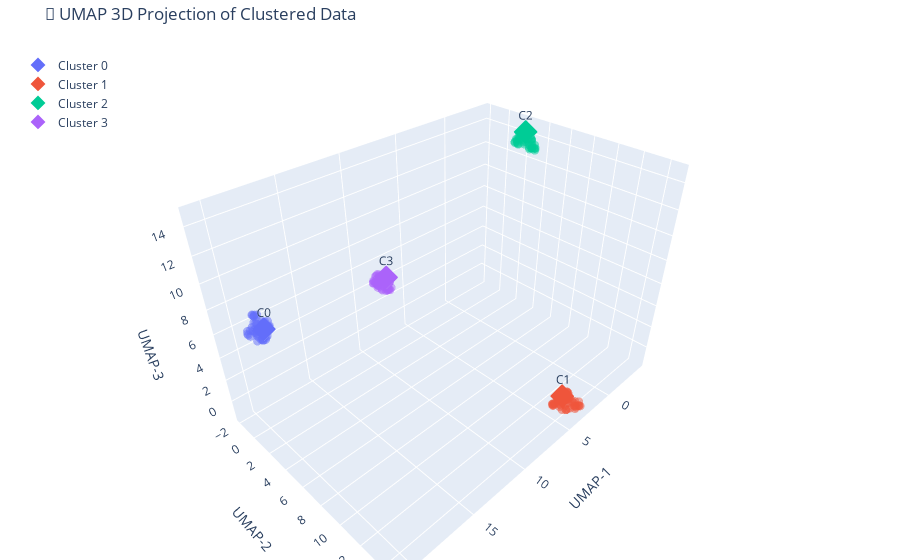

Write notebook code for a chart like this one.
### Code cell
fig = go.Figure()

unique_clusters = centroid_ids.copy()
colors = px.colors.qualitative.Plotly
cluster_color_map = {cluster_id: colors[i % len(colors)] for i, cluster_id in enumerate(unique_clusters)}

for cluster_id in unique_clusters:
    # Add points
    mask = point_cluster_ids == cluster_id
    fig.add_trace(go.Scatter3d(
        x=points_3d[mask, 0],
        y=points_3d[mask, 1],
        z=points_3d[mask, 2],
        mode='markers',
        marker=dict(
            size=3,
            color=cluster_color_map[cluster_id],
            opacity=0.5
        ),
        name=f'p - C{cluster_id}',
        showlegend=False
    ))


    # Add centroids
    mask = centroid_ids == cluster_id
    fig.add_trace(go.Scatter3d(
        x=centroids_3d[mask, 0],
        y=centroids_3d[mask, 1],
        z=centroids_3d[mask, 2],
        mode='markers+text',
        marker=dict(
            size=6,
            symbol='diamond',
            color=cluster_color_map[cluster_id],
            line=dict(
                color=cluster_color_map[cluster_id],
                width=5
            )
        ),
        name=f'Cluster {cluster_id}',
        text=f"C{cluster_id}",
        textposition="top center"
    ))

fig.update_layout(
    title="🌌 UMAP 3D Projection of Clustered Data",
    margin=dict(l=0, r=0, b=0, t=40),
    scene=dict(
        xaxis_title='UMAP-1',
        yaxis_title='UMAP-2',
        zaxis_title='UMAP-3',
        bgcolor='white'
    ),
    legend=dict(x=0.02, y=0.98),
    showlegend=True
)

fig.show()

### Figure 1 — Plotly figure (JSON) as saved in the notebook; plotly's stock layout.template omitted (floating-point values rounded to 4 significant figures)
{"data": [{"marker": {"color": "#636EFA", "opacity": 0.5, "size": 3}, "mode": "markers", "name": "p - C0", "showlegend": false, "type": "scatter3d", "x": [19.83, 19.83, 19.66, 19.26, 19.61, 20.0, 19.31, 20.08, 19.83, 19.47, 19.86, 19.54, 19.49, 19.64, 19.21, 19.74, 19.74, 20.55, 19.79, 19.28, 19.65, 19.7, 20.42, 19.06, 19.55, 19.56, 19.62, 20.48, 19.63, 19.63, 19.38, 19.51, 20.48, 19.85, 19.75, 19.41, 20.11, 19.8, 19.19, 19.57, 18.97, 19.5, 20.14, 20.31, 19.06, 20.0, 19.18, 19.46, 19.16, 20.11], "y": [1.522, 1.302, 0.3283, 0.6571, 0.4293, 1.311, 1.067, 1.272, 1.495, 1.249, 0.8929, 1.624, 0.2432, 1.499, 0.8329, 1.477, 1.366, 1.137, 1.429, 1.108, 0.398, 1.134, 1.189, 0.9784, 0.4572, 0.3464, 1.126, 1.051, 0.2734, 0.3046, 0.2319, 1.172, 1.074, 1.612, 0.4883, 0.501, 1.003, 1.075, 0.9332, 1.407, 1.008, 0.2294, 1.061, 1.131, 1.068, 1.371, 1.385, 1.09, 0.6122, 1.344], "z": [6.914, 6.829, 7.558, 7.43, 6.95, 7.38, 7.763, 7.581, 7.432, 6.775, 6.949, 7.186, 7.413, 6.855, 7.204, 7.392, 7.83, 7.609, 7.535, 7.412, 8.187, 6.727, 7.375, 7.299, 8.184, 8.016, 7.672, 7.735, 8.138, 7.043, 7.553, 6.865, 7.447, 6.979, 6.892, 8.152, 7.543, 7.93, 7.721, 7.602, 7.326, 7.936, 7.861, 7.754, 7.778, 7.19, 7.548, 7.994, 7.255, 6.907]}, {"marker": {"color": "#636EFA", "line": {"color": "#636EFA", "width": 5}, "size": 6, "symbol": "diamond"}, "mode": "markers+text", "name": "Cluster 0", "text": "C0", "textposition": "top center", "type": "scatter3d", "x": [19.68], "y": [1.655], "z": [7.802]}, {"marker": {"color": "#EF553B", "opacity": 0.5, "size": 3}, "mode": "markers", "name": "p - C1", "showlegend": false, "type": "scatter3d", "x": [4.053, 4.158, 4.002, 3.611, 4.507, 4.173, 3.941, 4.127, 4.093, 3.35, 3.206, 4.33, 3.088, 4.365, 4.441, 4.473, 3.664, 2.982, 4.453, 3.682, 3.904, 4.508, 3.558, 3.192, 4.345, 4.533, 3.648, 3.144, 4.209, 3.483, 3.648, 3.693, 4.348, 3.288, 4.637, 3.251, 3.742, 3.11, 4.208, 3.235, 4.373, 3.723, 4.263, 4.376, 3.03, 4.555, 4.383, 3.744, 4.234, 4.235], "y": [13.87, 14.24, 13.89, 14.05, 13.26, 13.77, 14.13, 13.46, 14.09, 14.5, 14.2, 14.02, 14.73, 13.21, 13.34, 13.29, 14.66, 14.51, 14.01, 14.05, 14.18, 14.0, 13.85, 14.57, 13.8, 13.87, 13.84, 14.28, 14.36, 14.25, 13.79, 14.26, 13.79, 14.34, 13.55, 14.5, 13.88, 14.66, 13.8, 14.38, 14.21, 14.2, 14.23, 13.33, 14.59, 14.0, 13.21, 13.8, 13.5, 14.29], "z": [-0.3326, -1.235, -0.6118, -0.5963, -1.085, -0.6326, 0.01296, -0.9253, -0.9248, -1.231, -1.227, -1.252, -1.261, -1.303, -1.209, -1.259, -1.171, -1.048, -0.2793, -0.9994, -0.2158, -0.2491, -0.1956, -1.241, -1.099, -0.6708, -0.1734, -1.064, -1.042, -0.8714, -0.1033, -1.387, -0.1912, -1.336, -0.7126, -1.423, 0.01646, -1.262, -0.4773, -1.414, -0.1822, -0.477, -0.2054, -1.11, -1.351, -0.6781, -1.215, -0.8412, -0.9793, -1.153]}, {"marker": {"color": "#EF553B", "line": {"color": "#EF553B", "width": 5}, "size": 6, "symbol": "diamond"}, "mode": "markers+text", "name": "Cluster 1", "text": "C1", "textposition": "top center", "type": "scatter3d", "x": [3.758], "y": [13.53], "z": [-0.6144]}, {"marker": {"color": "#00CC96", "opacity": 0.5, "size": 3}, "mode": "markers", "name": "p - C2", "showlegend": false, "type": "scatter3d", "x": [-3.663, -2.633, -3.465, -3.851, -2.51, -2.643, -3.286, -4.058, -3.537, -4.064, -2.929, -3.558, -2.906, -3.176, -3.937, -2.959, -3.339, -3.578, -2.671, -3.911, -3.207, -3.029, -2.652, -3.397, -3.04, -3.534, -3.158, -3.947, -3.027, -3.893, -2.865, -3.897, -3.183, -2.775, -4.037, -3.234, -3.259, -2.932, -3.275, -3.718, -3.374, -3.503, -3.047, -3.66, -2.488, -3.077, -3.281, -2.944, -3.052, -3.852], "y": [3.542, 2.492, 2.41, 3.471, 2.815, 2.711, 3.654, 3.305, 2.664, 2.914, 2.611, 2.919, 2.383, 3.158, 3.021, 3.625, 2.377, 3.712, 2.76, 3.498, 2.768, 3.355, 2.491, 2.424, 3.256, 3.402, 2.952, 3.067, 2.689, 2.96, 3.255, 3.134, 3.694, 3.292, 3.021, 2.606, 2.829, 3.678, 3.644, 2.964, 3.077, 2.755, 3.179, 2.966, 2.948, 2.351, 2.371, 3.22, 3.606, 2.822], "z": [13.42, 13.85, 14.43, 13.33, 13.99, 14.18, 13.56, 13.5, 13.69, 13.86, 14.3, 14.2, 14.03, 14.68, 13.91, 13.89, 13.88, 13.33, 13.84, 13.32, 14.64, 14.45, 13.92, 14.41, 14.57, 13.71, 14.27, 13.89, 14.32, 14.17, 14.18, 13.45, 13.59, 13.92, 13.73, 14.56, 14.39, 13.71, 13.55, 14.43, 14.11, 14.74, 14.0, 14.22, 13.89, 13.82, 13.95, 14.67, 13.55, 13.98]}, {"marker": {"color": "#00CC96", "line": {"color": "#00CC96", "width": 5}, "size": 6, "symbol": "diamond"}, "mode": "markers+text", "name": "Cluster 2", "text": "C2", "textposition": "top center", "type": "scatter3d", "x": [-3.667], "y": [2.641], "z": [14.47]}, {"marker": {"color": "#AB63FA", "opacity": 0.5, "size": 3}, "mode": "markers", "name": "p - C3", "showlegend": false, "type": "scatter3d", "x": [8.488, 8.317, 7.689, 8.274, 7.716, 8.458, 7.982, 8.331, 8.557, 8.974, 8.386, 8.32, 8.157, 8.332, 8.07, 8.19, 8.397, 7.936, 8.277, 8.284, 8.516, 7.797, 8.121, 7.981, 8.435, 8.237, 7.643, 8.236, 8.036, 8.863, 8.699, 7.613, 8.248, 8.655, 8.175, 8.312, 8.617, 8.932, 8.537, 8.185, 8.528, 8.538, 8.087, 8.417, 8.068, 8.407, 8.457, 7.687, 8.913, 7.94], "y": [-0.1093, -0.8159, -0.9543, -0.2499, -1.035, -0.8077, -0.6018, -0.9552, -0.4588, -0.6475, -1.821, -1.165, -0.5549, -1.416, -1.179, -1.246, -1.304, -0.3066, -1.719, -1.024, -0.2443, -0.9891, -1.462, -0.6769, -1.858, -0.1011, -0.8848, -0.8078, -0.5422, -0.9147, -1.31, -0.8452, -0.5588, -1.292, -1.635, -1.009, -0.9024, -0.6101, -1.715, -0.2703, -1.8, -0.07127, -0.5968, -1.381, -0.447, -1.482, -1.523, -0.745, -0.6653, -0.9276], "z": [4.439, 4.895, 4.364, 4.4, 4.801, 4.848, 4.604, 5.187, 4.675, 4.858, 4.402, 5.143, 4.71, 5.212, 4.134, 4.016, 4.917, 4.319, 4.196, 3.909, 4.329, 4.119, 5.059, 5.103, 4.216, 4.344, 4.429, 5.042, 4.062, 4.8, 4.602, 4.542, 5.067, 4.753, 4.677, 4.009, 4.869, 4.872, 4.556, 4.288, 4.306, 4.537, 4.401, 4.046, 4.651, 5.074, 5.028, 4.55, 4.776, 4.114]}, {"marker": {"color": "#AB63FA", "line": {"color": "#AB63FA", "width": 5}, "size": 6, "symbol": "diamond"}, "mode": "markers+text", "name": "Cluster 3", "text": "C3", "textposition": "top center", "type": "scatter3d", "x": [8.2], "y": [-0.5233], "z": [5.294]}], "layout": {"legend": {"x": 0.02, "y": 0.98}, "margin": {"b": 0, "l": 0, "r": 0, "t": 40}, "scene": {"bgcolor": "white", "xaxis": {"title": {"text": "UMAP-1"}}, "yaxis": {"title": {"text": "UMAP-2"}}, "zaxis": {"title": {"text": "UMAP-3"}}}, "showlegend": true, "title": {"text": "🌌 UMAP 3D Projection of Clustered Data"}}}
